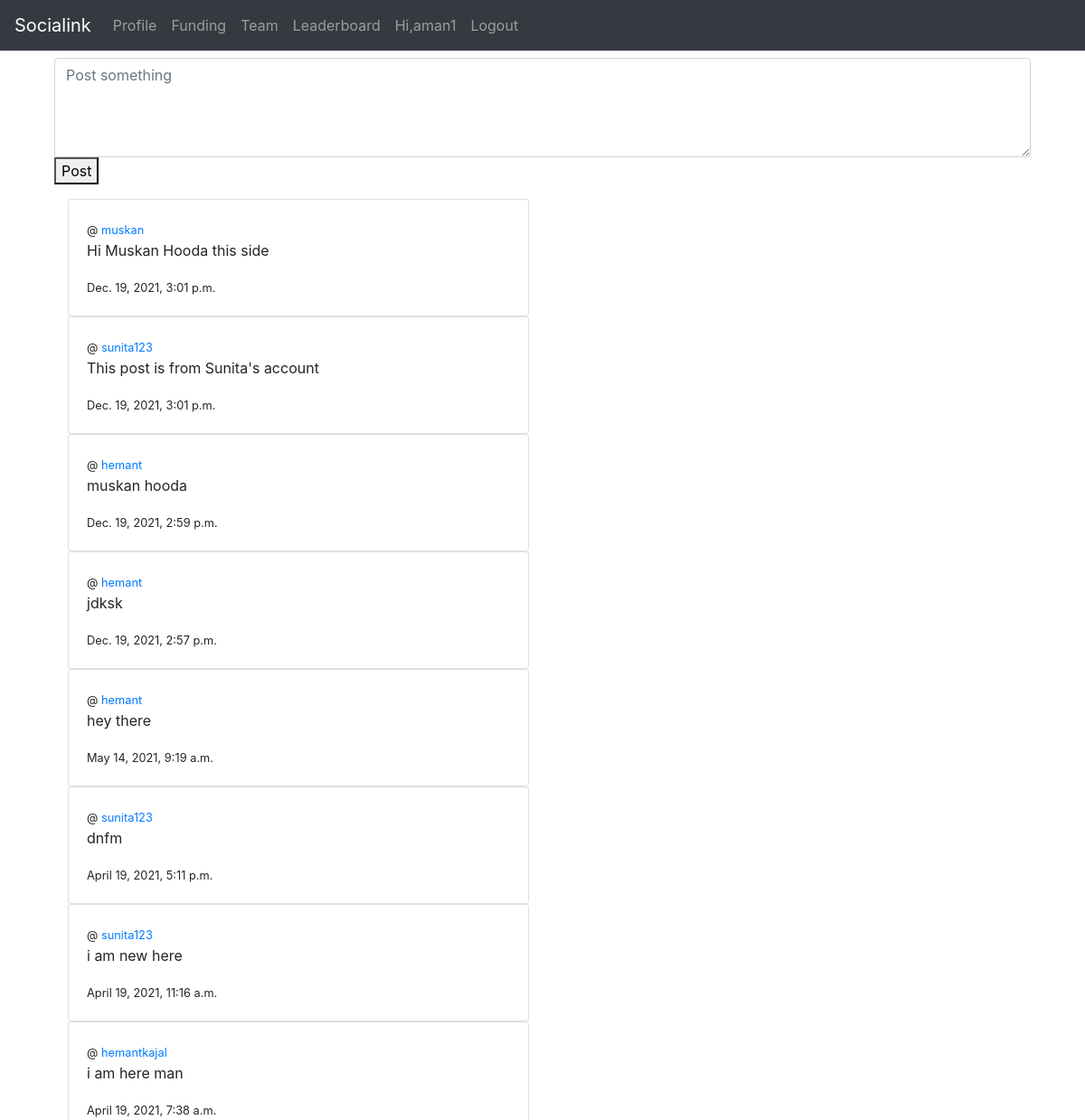
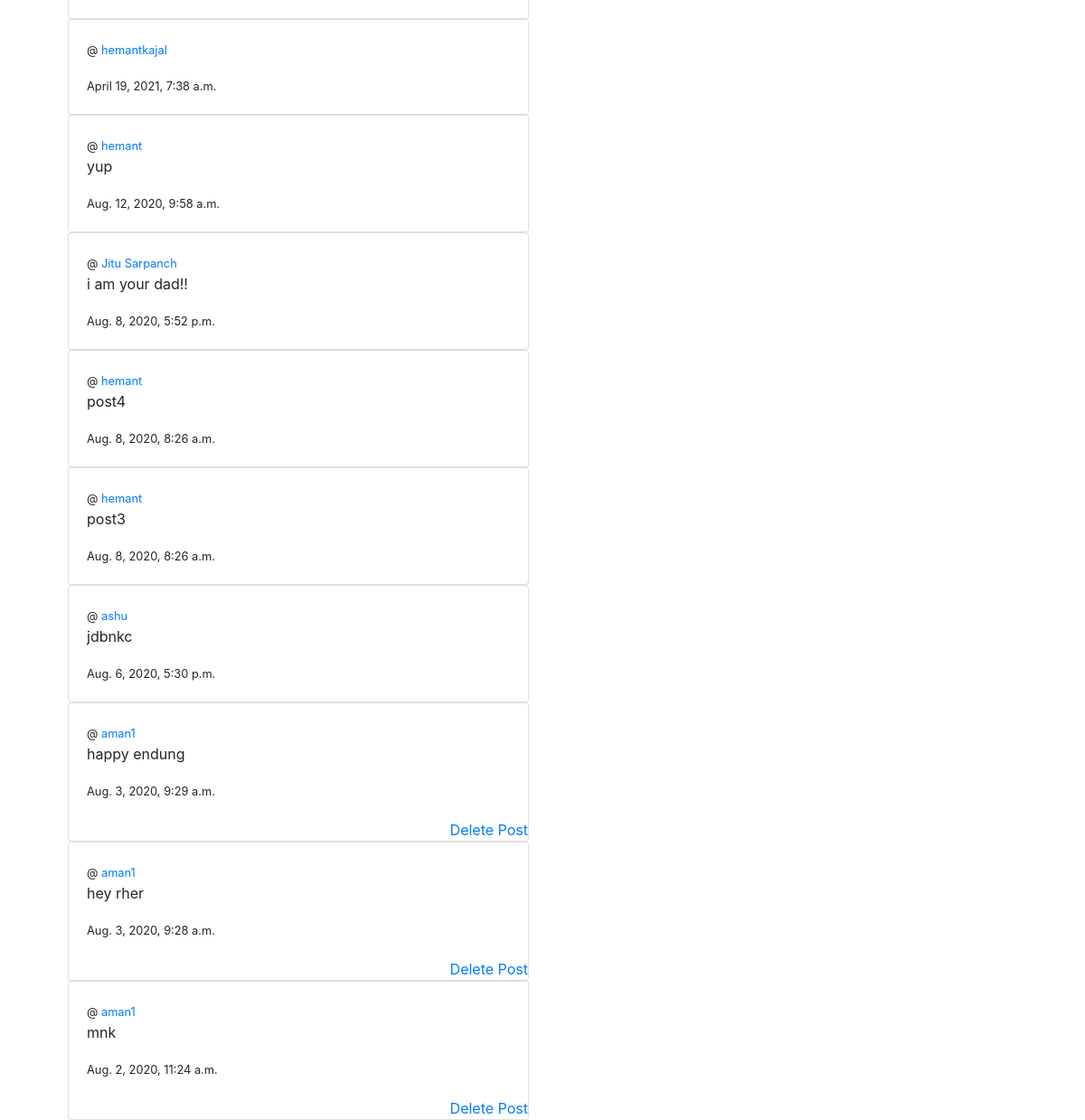
Screenshot of /home/ (signed in) with the database file from the repository (2 pictures, top to bottom).
### tweets/models.py (models this page shows, shortened)
class post(models.Model):
    author = models.ForeignKey(User, blank=True, on_delete=models.CASCADE)
    content = models.TextField(max_length=1000, blank=True, null=True)
    date_posted = models.DateTimeField(default=timezone.now)
    likes = models.IntegerField(default=0)
    dislikes = models.IntegerField(default=0)
    image = models.ImageField(upload_to="media/images/", blank=True, null=True)

### tweets/views.py (the view)
# urls.py: path('', views.homepage, name="homepage"),
@login_required
def homepage(request):
    posts = post.objects.all().order_by('-pk')
    if request.method == "POST":
        post_content = request.POST['tweet']
        author_ = request.user
        post_obj = post(author=author_, content=post_content)
        post_obj.save()
        return redirect('/home')
    else:
        return render(request, 'homepage.html', {'posts': posts})

### Templates/homepage.html (shortened to what this page needs)
{% extends 'base.html' %}
{% block content %}
<div class="container">
<div class="container">
  <div class="form-group">
    <form action="" method="POST">
    <textarea class="form-control mt-2" placeholder="Post something" rows="4" name="tweet"></textarea>
    <button type="submit">Post</button>
  </form>
</div>
</div>
  <div class="container">
    <div class="col-sm-6">
      {% for item in posts %}
      <div class="card">
        <div class="card-body">
          <small>@ <a href="/profile/{{item.author}}">{{item.author}}</a></small>
          <br>
          <p class="card-text">{{ item.content }}</p>
          <small>{{item.date_posted}}</small>
        </div>
        {% if item.author == request.user %}
            <a style="text-align: right;;" href="delete/{{item.id}}">Delete Post</a>
            {% endif %}
          </div>
        {% endfor %}
    </div>
  </div>
</div>
{% endblock %}

### Templates/base.html (shortened to what this page needs)
<!doctype html>
<html lang="en">
<head>
 <link rel="stylesheet" href="https://stackpath.bootstrapcdn.com/bootstrap/4.5.0/css/bootstrap.min.css"
>
</head>
<body>
 <nav class="navbar navbar-expand-lg navbar-dark bg-dark">
  <a class="navbar-brand" href="/home">Socialink</a>
  <div class="collapse navbar-collapse" id="navbarSupportedContent">
   <ul class="navbar-nav mr-auto">
    <li class="nav-item ">
     <a class="nav-link" href="/profile/{{user.username}}">Profile</a>
    </li>
    <li class="nav-item">
     <a class="nav-link" href="/funding">Funding</a>
    </li>
    <li class="nav-item">
     <a class="nav-link" href="/team">Team</a>
    </li>
    <li class="nav-item">
     <a class="nav-link" href="/leaderboard">Leaderboard</a>
    </li>
    <li class="nav-item">
      <a class="nav-link" href="#">Hi,{{user.username}}</a>
    </li>
    <li class="nav-item">
     <a class="nav-link" href="/user/logout">Logout</a>
    </li>
  </ul>
  </div>
 </nav>
 {% block content %}
 {% endblock %}
</body>
</html>

### rows the page displays
post: author "muskan", content "Hi Muskan Hooda this side", date_posted "Dec. 19, 2021, 3:01 p.m."
post: author "sunita123", content "This post is from Sunita's account", date_posted "Dec. 19, 2021, 3:01 p.m."
post: author "hemant", content "muskan hooda", date_posted "Dec. 19, 2021, 2:59 p.m."
post: author "hemant", content "jdksk", date_posted "Dec. 19, 2021, 2:57 p.m."
post: author "hemant", content "hey there", date_posted "May 14, 2021, 9:19 a.m."
post: author "sunita123", content "dnfm", date_posted "April 19, 2021, 5:11 p.m."
post: author "sunita123", content "i am new here", date_posted "April 19, 2021, 11:16 a.m."
post: author "hemantkajal", content "i am here man", date_posted "April 19, 2021, 7:38 a.m."
post: author "hemantkajal", date_posted "April 19, 2021, 7:38 a.m."
post: author "hemant", content "yup", date_posted "Aug. 12, 2020, 9:58 a.m."
post: author "Jitu Sarpanch", content "i am your dad!!", date_posted "Aug. 8, 2020, 5:52 p.m."
post: author "hemant", content "post4", date_posted "Aug. 8, 2020, 8:26 a.m."
post: author "hemant", content "post3", date_posted "Aug. 8, 2020, 8:26 a.m."
post: author "ashu", content "jdbnkc", date_posted "Aug. 6, 2020, 5:30 p.m."
post: author "aman1", content "happy endung", date_posted "Aug. 3, 2020, 9:29 a.m."
post: author "aman1", content "hey rher", date_posted "Aug. 3, 2020, 9:28 a.m."
post: author "aman1", content "mnk", date_posted "Aug. 2, 2020, 11:24 a.m."

### other values shown
{{ user.username }} "aman1"
